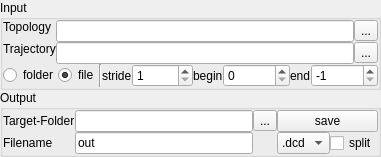
<?xml version="1.0" encoding="UTF-8"?>
<ui version="4.0">
 <class>Form</class>
 <widget class="QWidget" name="Form">
  <property name="geometry">
   <rect>
    <x>0</x>
    <y>0</y>
    <width>350</width>
    <height>143</height>
   </rect>
  </property>
  <property name="sizePolicy">
   <sizepolicy hsizetype="Minimum" vsizetype="Fixed">
    <horstretch>0</horstretch>
    <verstretch>0</verstretch>
   </sizepolicy>
  </property>
  <property name="maximumSize">
   <size>
    <width>350</width>
    <height>200</height>
   </size>
  </property>
  <property name="windowTitle">
   <string>Trajectory-converter</string>
  </property>
  <property name="windowIcon">
   <iconset resource="rescource.qrc">
    <normaloff>:/icons/icons/hdf2pdb.ico</normaloff>:/icons/icons/hdf2pdb.ico</iconset>
  </property>
  <layout class="QVBoxLayout" name="verticalLayout">
   <property name="spacing">
    <number>0</number>
   </property>
   <property name="margin">
    <number>0</number>
   </property>
   <item>
    <widget class="QGroupBox" name="groupBox_2">
     <property name="title">
      <string>Input</string>
     </property>
     <layout class="QGridLayout" name="gridLayout_2">
      <property name="margin">
       <number>0</number>
      </property>
      <property name="spacing">
       <number>0</number>
      </property>
      <item row="0" column="0">
       <widget class="QLabel" name="label_4">
        <property name="sizePolicy">
         <sizepolicy hsizetype="Fixed" vsizetype="Preferred">
          <horstretch>0</horstretch>
          <verstretch>0</verstretch>
         </sizepolicy>
        </property>
        <property name="text">
         <string>Topology</string>
        </property>
       </widget>
      </item>
      <item row="1" column="0" rowspan="2">
       <widget class="QLabel" name="label">
        <property name="sizePolicy">
         <sizepolicy hsizetype="Fixed" vsizetype="Preferred">
          <horstretch>0</horstretch>
          <verstretch>0</verstretch>
         </sizepolicy>
        </property>
        <property name="text">
         <string>Trajectory</string>
        </property>
       </widget>
      </item>
      <item row="3" column="0" colspan="7">
       <layout class="QHBoxLayout" name="horizontalLayout">
        <property name="spacing">
         <number>0</number>
        </property>
        <item>
         <widget class="QRadioButton" name="radioButton">
          <property name="toolTip">
           <string>If this is activated all PDB-files within a folder are processed</string>
          </property>
          <property name="text">
           <string>folder</string>
          </property>
         </widget>
        </item>
        <item>
         <widget class="QRadioButton" name="radioButton_2">
          <property name="toolTip">
           <string>If this is activated a single trajectory file is read</string>
          </property>
          <property name="text">
           <string>file</string>
          </property>
          <property name="checked">
           <bool>true</bool>
          </property>
         </widget>
        </item>
        <item>
         <widget class="Line" name="line">
          <property name="orientation">
           <enum>Qt::Vertical</enum>
          </property>
         </widget>
        </item>
        <item>
         <spacer name="horizontalSpacer">
          <property name="orientation">
           <enum>Qt::Horizontal</enum>
          </property>
          <property name="sizeHint" stdset="0">
           <size>
            <width>40</width>
            <height>20</height>
           </size>
          </property>
         </spacer>
        </item>
        <item>
         <widget class="QLabel" name="label_5">
          <property name="text">
           <string>stride</string>
          </property>
         </widget>
        </item>
        <item>
         <widget class="QSpinBox" name="spinBox">
          <property name="toolTip">
           <string>If this value is different from 1 only every ith frame is written to the output file</string>
          </property>
          <property name="minimum">
           <number>1</number>
          </property>
          <property name="maximum">
           <number>99999</number>
          </property>
         </widget>
        </item>
        <item>
         <widget class="QLabel" name="label_6">
          <property name="text">
           <string>begin</string>
          </property>
         </widget>
        </item>
        <item>
         <widget class="QSpinBox" name="spinBox_2">
          <property name="minimum">
           <number>0</number>
          </property>
          <property name="maximum">
           <number>99999999</number>
          </property>
          <property name="value">
           <number>0</number>
          </property>
         </widget>
        </item>
        <item>
         <widget class="QLabel" name="label_7">
          <property name="text">
           <string>end</string>
          </property>
         </widget>
        </item>
        <item>
         <widget class="QSpinBox" name="spinBox_3">
          <property name="toolTip">
           <string>If the end frame nbr is -1 all frames are processed</string>
          </property>
          <property name="minimum">
           <number>-1</number>
          </property>
          <property name="maximum">
           <number>9999999</number>
          </property>
          <property name="value">
           <number>-1</number>
          </property>
         </widget>
        </item>
       </layout>
      </item>
      <item row="0" column="1" rowspan="2" colspan="6">
       <layout class="QHBoxLayout" name="horizontalLayout_2">
        <property name="spacing">
         <number>0</number>
        </property>
        <item>
         <widget class="QLineEdit" name="lineEdit_4">
          <property name="toolTip">
           <string>This field has to be provided to process trajectory files not including topolocigal information</string>
          </property>
         </widget>
        </item>
        <item>
         <widget class="QToolButton" name="toolButton_3">
          <property name="text">
           <string>...</string>
          </property>
         </widget>
        </item>
       </layout>
      </item>
      <item row="2" column="1" colspan="6">
       <layout class="QHBoxLayout" name="horizontalLayout_3">
        <property name="spacing">
         <number>0</number>
        </property>
        <item>
         <widget class="QLineEdit" name="lineEdit">
          <property name="toolTip">
           <string/>
          </property>
         </widget>
        </item>
        <item>
         <widget class="QToolButton" name="toolButton">
          <property name="text">
           <string>...</string>
          </property>
         </widget>
        </item>
       </layout>
      </item>
     </layout>
    </widget>
   </item>
   <item>
    <widget class="QGroupBox" name="groupBox">
     <property name="title">
      <string>Output</string>
     </property>
     <layout class="QGridLayout" name="gridLayout">
      <property name="margin">
       <number>0</number>
      </property>
      <property name="spacing">
       <number>0</number>
      </property>
      <item row="0" column="0">
       <widget class="QLabel" name="label_2">
        <property name="text">
         <string>Target-Folder</string>
        </property>
       </widget>
      </item>
      <item row="0" column="1">
       <widget class="QLineEdit" name="lineEdit_2"/>
      </item>
      <item row="0" column="3" colspan="2">
       <widget class="QPushButton" name="pushButton_3">
        <property name="sizePolicy">
         <sizepolicy hsizetype="Minimum" vsizetype="Fixed">
          <horstretch>0</horstretch>
          <verstretch>0</verstretch>
         </sizepolicy>
        </property>
        <property name="text">
         <string>save</string>
        </property>
       </widget>
      </item>
      <item row="1" column="0">
       <widget class="QLabel" name="label_3">
        <property name="text">
         <string>Filename</string>
        </property>
       </widget>
      </item>
      <item row="1" column="1">
       <widget class="QLineEdit" name="lineEdit_3">
        <property name="text">
         <string>out</string>
        </property>
       </widget>
      </item>
      <item row="1" column="4">
       <widget class="QCheckBox" name="checkBox">
        <property name="text">
         <string>split</string>
        </property>
       </widget>
      </item>
      <item row="0" column="2">
       <widget class="QToolButton" name="toolButton_2">
        <property name="text">
         <string>...</string>
        </property>
       </widget>
      </item>
      <item row="1" column="3">
       <widget class="QComboBox" name="comboBox">
        <property name="maximumSize">
         <size>
          <width>16777215</width>
          <height>16777215</height>
         </size>
        </property>
        <item>
         <property name="text">
          <string>.dcd</string>
         </property>
        </item>
        <item>
         <property name="text">
          <string>.xtc</string>
         </property>
        </item>
        <item>
         <property name="text">
          <string>.pdb</string>
         </property>
        </item>
        <item>
         <property name="text">
          <string>.h5</string>
         </property>
        </item>
       </widget>
      </item>
     </layout>
    </widget>
   </item>
  </layout>
  <action name="actionOpen_Topology">
   <property name="text">
    <string>Open Topology</string>
   </property>
  </action>
 </widget>
 <resources>
  <include location="rescource.qrc"/>
 </resources>
 <connections>
  <connection>
   <sender>toolButton_3</sender>
   <signal>clicked()</signal>
   <receiver>actionOpen_Topology</receiver>
   <slot>trigger()</slot>
   <hints>
    <hint type="sourcelabel">
     <x>343</x>
     <y>41</y>
    </hint>
    <hint type="destinationlabel">
     <x>-1</x>
     <y>-1</y>
    </hint>
   </hints>
  </connection>
 </connections>
</ui>
